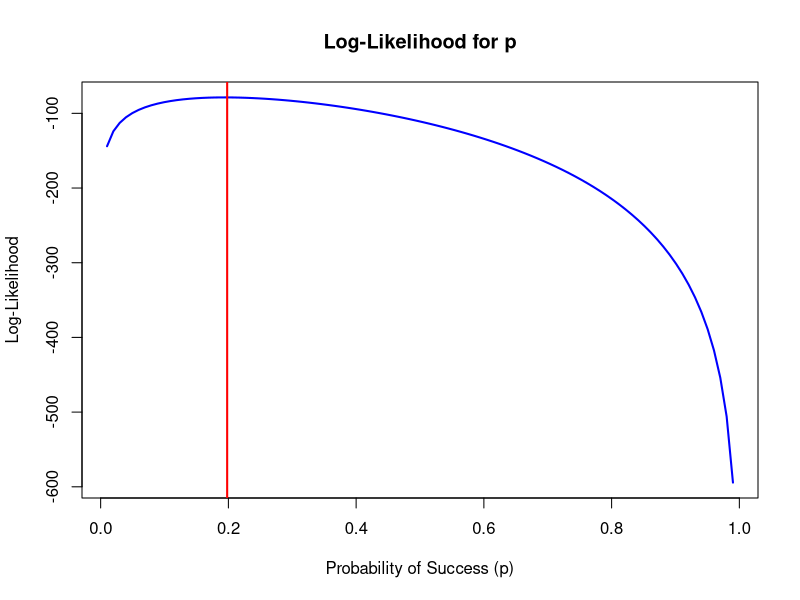

Write R code to recreate this figure. (Note: this script raises an error after producing the figure.)
## ---- chunk 1
knitr::opts_chunk$set(echo = TRUE)
## ---- chunk 2
getwd()
## ---- chunk 3
log_likelihood <- function(p, y) {
  n <- 20  # Number of trials in each experiment
  sum(y * log(p) + (n - y) * log(1 - p))
}
## ---- chunk 4
# Given Data Set
y = c(3, 3, 4, 3, 4, 5, 5, 4)

# All possible P values
p_values <- seq(0.01, 0.99, length.out = 100)

# All possible Log Likelihood Values
log_likelihood_values <- sapply(p_values, function(p) log_likelihood(p, y))

# Plot the Log Likelihood Values
plot(p_values, log_likelihood_values, type = "l", col = "blue", lwd = 2,
     xlab = "Probability of Success (p)", ylab = "Log-Likelihood", main = "Log-Likelihood for p")

# Find the p that gives the largest log likelihood value and plot it
p_mle <- p_values[which.max(log_likelihood_values)]
abline(v = p_mle, col = "red", lwd = 2)

# Print the found p value
p_mle
## ---- chunk 5
# Data from the given sample
y <- c(4, 6, 7, 6, 5)

# Log-likelihood function for Poisson
log_likelihood <- function(lambda, y) {
  -5 * lambda + sum(y) * log(lambda)
}

# All possible lambda values
lambda_values <- seq(0.1, 10, length.out = 100)

mymaxlik(log_likelihood, y, lambda_values)
